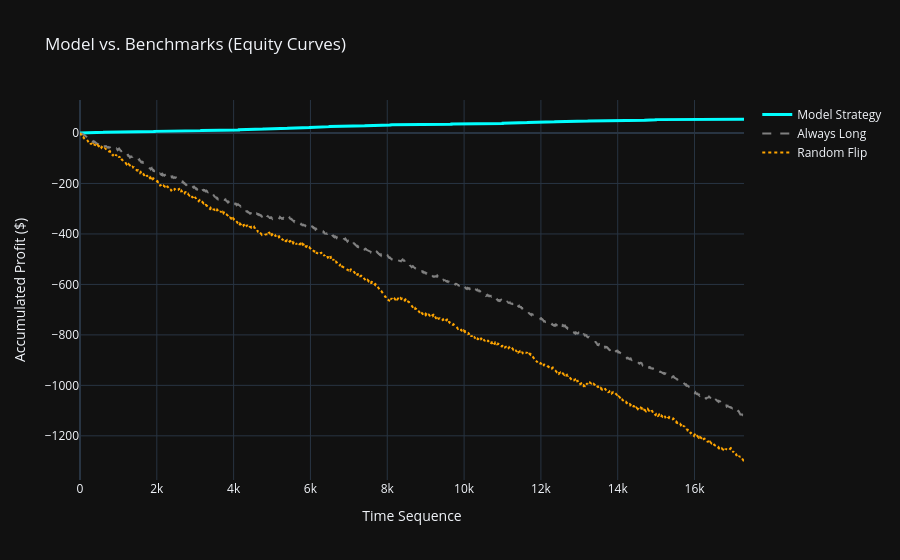

Notebook source saved alongside this figure:
### Code cell
# Cell 8 (Binary PnL Engine & Benchmark Comparison)

import plotly.graph_objects as go
import numpy as np

win_payout, loss_payout = 0.43, -0.57

# 1. Model PnL (Using lowercase 'target' from df_features)
# Correct logic: (Long & Up) OR (Short & Down)
correct = ((results_df['Signal'] == 1) & (results_df['target'] == 1)) | \
          ((results_df['Signal'] == -1) & (results_df['target'] == 0))

results_df['PnL'] = np.where(results_df['Signal'] == 0, 0.0, 
                             np.where(correct, win_payout, loss_payout))
results_df['Cum_PnL'] = results_df['PnL'].cumsum()

# 2. Benchmark (Always Long)
results_df['Benchmark_PnL'] = np.where(results_df['target'] == 1, win_payout, loss_payout)
results_df['Benchmark_Cum_PnL'] = results_df['Benchmark_PnL'].cumsum()

# 3. Benchmark (Random Coin Flip)
np.random.seed(42)
results_df['Random_Signal'] = np.random.choice([1, -1], size=len(results_df))
results_df['Random_PnL'] = np.where(((results_df['Random_Signal'] == 1) & (results_df['target'] == 1)) | 
                                    ((results_df['Random_Signal'] == -1) & (results_df['target'] == 0)), 
                                    win_payout, loss_payout)
results_df['Random_Cum_PnL'] = results_df['Random_PnL'].cumsum()

# Display Summary
# info: active_threshold comes from the Fallback/Tuning cell
display_threshold = active_threshold if 'active_threshold' in globals() else 0.62

print(f"--- Backtest Summary (Active Threshold: {display_threshold:.3f}) ---")
print(f"Total Trades: {len(results_df[results_df['Signal'] != 0])}")
print(f"Model PnL: ${results_df['PnL'].sum():.2f}")
print(f"Market Average (Always Long): ${results_df['Benchmark_PnL'].sum():.2f}")
print(f"Random Strategy PnL: ${results_df['Random_PnL'].sum():.2f}")
print(f"Model Win Rate: {results_df[results_df['Signal'] != 0]['PnL'].apply(lambda x: x > 0).mean():.2%}")

fig = go.Figure()
fig.add_trace(go.Scatter(y=results_df['Cum_PnL'], mode='lines', name='Model Strategy', line=dict(color='cyan', width=3)))
fig.add_trace(go.Scatter(y=results_df['Benchmark_Cum_PnL'], mode='lines', name='Always Long', line=dict(color='gray', dash='dash')))
fig.add_trace(go.Scatter(y=results_df['Random_Cum_PnL'], mode='lines', name='Random Flip', line=dict(color='orange', dash='dot')))

fig.update_layout(title='Model vs. Benchmarks (Equity Curves)',
                  xaxis_title='Time Sequence',
                  yaxis_title='Accumulated Profit ($)',
                  template='plotly_dark')
fig.show()

### Figure 1 — Plotly figure (JSON) as saved in the notebook; plotly's stock layout.template omitted (floating-point values rounded to 4 significant figures; data arrays with more than 128 entries replaced by an {"elided": "..."} marker saying what was removed)
{"data": [{"line": {"color": "cyan", "width": 3}, "mode": "lines", "name": "Model Strategy", "type": "scatter", "y": {"elided": "17289 float values"}}, {"line": {"color": "gray", "dash": "dash"}, "mode": "lines", "name": "Always Long", "type": "scatter", "y": {"elided": "17289 float values"}}, {"line": {"color": "orange", "dash": "dot"}, "mode": "lines", "name": "Random Flip", "type": "scatter", "y": {"elided": "17289 float values"}}], "layout": {"title": {"text": "Model vs. Benchmarks (Equity Curves)"}, "xaxis": {"title": {"text": "Time Sequence"}}, "yaxis": {"title": {"text": "Accumulated Profit ($)"}}}}
